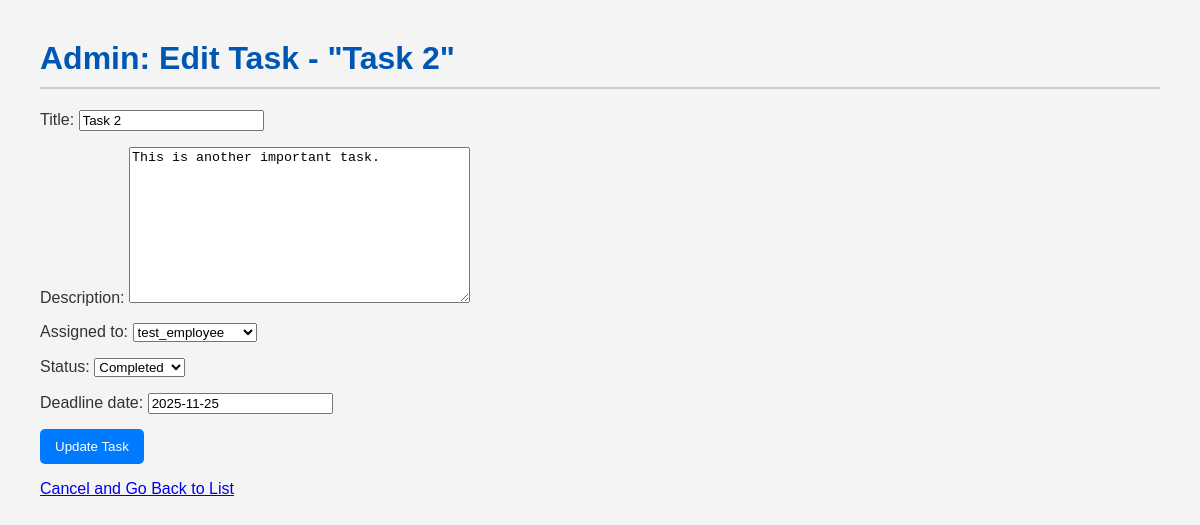
The page /dashboard/tasks/3/edit/ (signed in) on the database its author committed.
### tasks/models.py (models this page shows, shortened)
class Task(models.Model):
    title = models.CharField(max_length=200)
    description = models.TextField()
    assigned_to = models.ForeignKey(
        User,
        on_delete=models.SET_NULL,
        null=True,
        blank=True,
        related_name='tasks_assigned'
    )
    status = models.CharField(
        max_length=20,
        choices=STATUS_CHOICES,
        default='Pending'
    )
    deadline_date = models.DateField()
    created_at = models.DateTimeField(auto_now_add=True)
    updated_at = models.DateTimeField(auto_now=True)

### accounts/decorators.py (the view)
    def wrapper(request, *args, **kwargs):
        if is_admin(request.user):
            return view_func(request, *args, **kwargs)
        else:
            return redirect('home')

### tasks/views.py (shortened to what this page needs)
class TaskForm(ModelForm):
    class Meta:
        model = Task
        fields = ['title', 'description', 'assigned_to', 'status', 'deadline_date']

### accounts/models.py (called while the page is built)
def is_admin(user):
    return user.is_superuser or user.groups.filter(name='Admin').exists()

### tasks/views.py (called while the page is built)
@admin_required
def admin_edit_task(request, task_id):
    task = get_object_or_404(Task, id=task_id)
    form = TaskForm(instance=task)
    if request.method == 'POST':
        form = TaskForm(request.POST, instance=task)
        if form.is_valid():
            form.save()
            return redirect('admin_task_list')
    context = {'form': form, 'task': task}
    return render(request, 'tasks/admin_edit_task.html', context)

### tasks/templates/tasks/admin_edit_task.html (shortened to what this page needs)
{% extends 'base.html' %}
{% block content %}
<h1>Admin: Edit Task - "{{ task.title }}"</h1>
<form method="POST">
    {{ form.as_p }}
    <button type="submit">Update Task</button>
</form>
<p><a href="{% url 'admin_task_list' %}">Cancel and Go Back to List</a></p>
{% endblock content %}

### static/css/base.css (style rules this page uses)
body { font-family: Arial, sans-serif; margin: 40px; background-color: #f4f4f4; color: #333; }
h1 { color: #0056b3; border-bottom: 2px solid #ccc; padding-bottom: 10px; }
form p { margin-bottom: 15px; }
button[type="submit"], input[type="submit"] { background-color: #007bff; color: white; padding: 10px 15px; border: none; border-radius: 5px; cursor: pointer; }

### rows shown on the page
Task: title "Task 2", description "This is another important task.", assigned_to "test_employee", status "Completed", deadline_date "2025-11-25"
